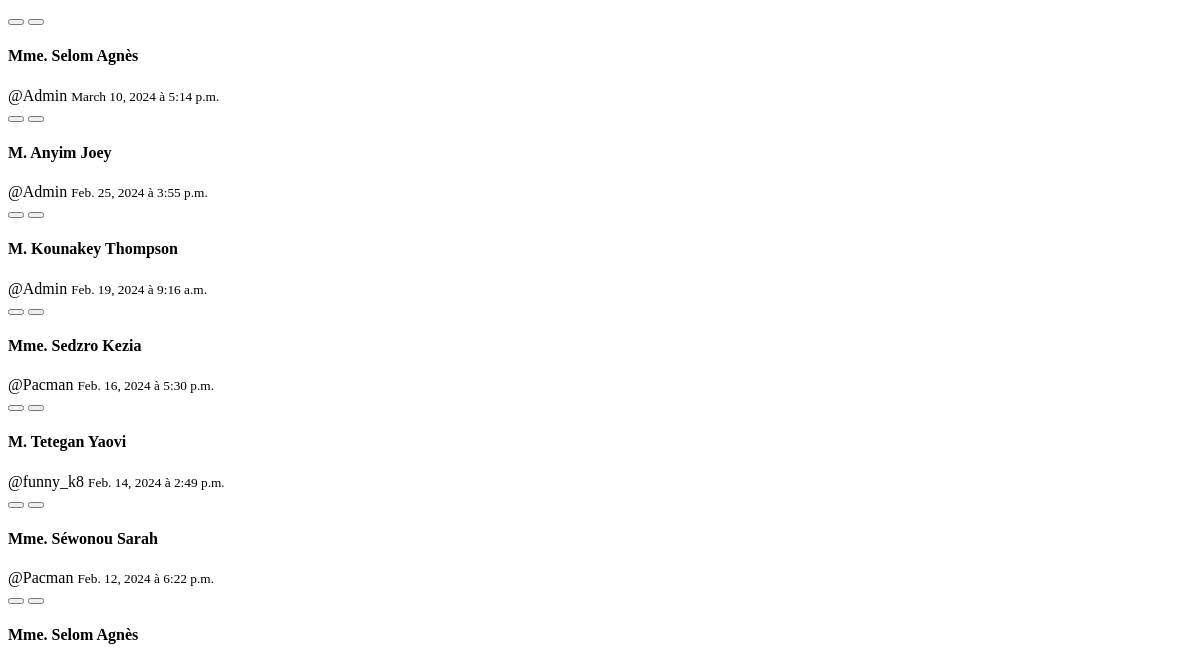
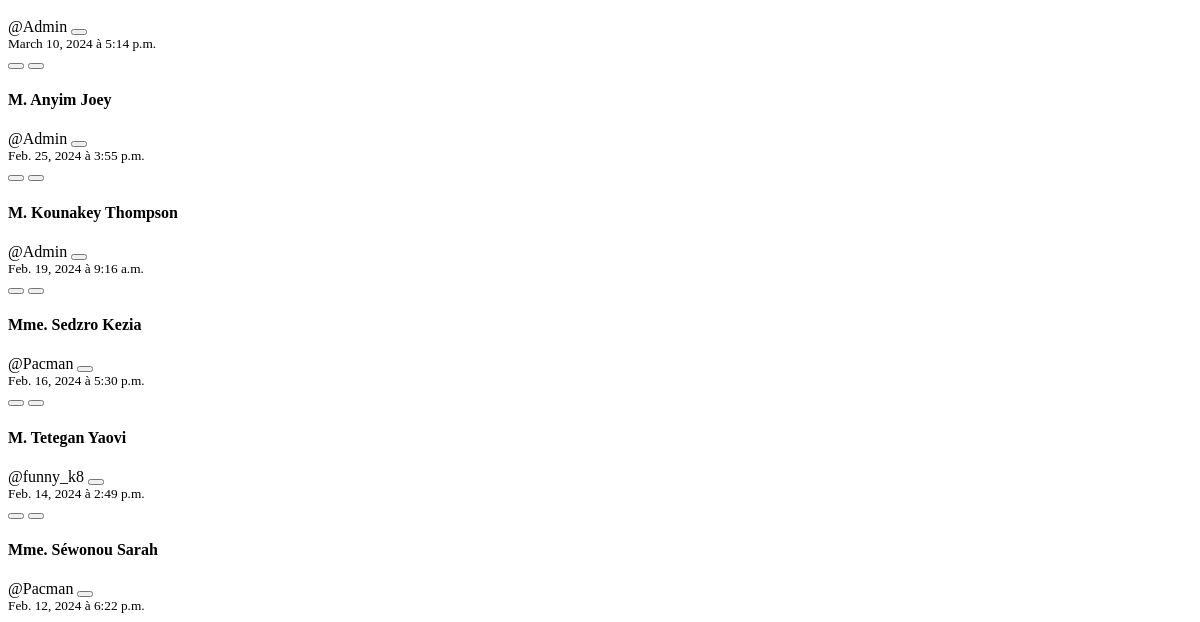
/visits/list/ (signed in), run on an earlier commit of the app's database (2 pictures, top to bottom).
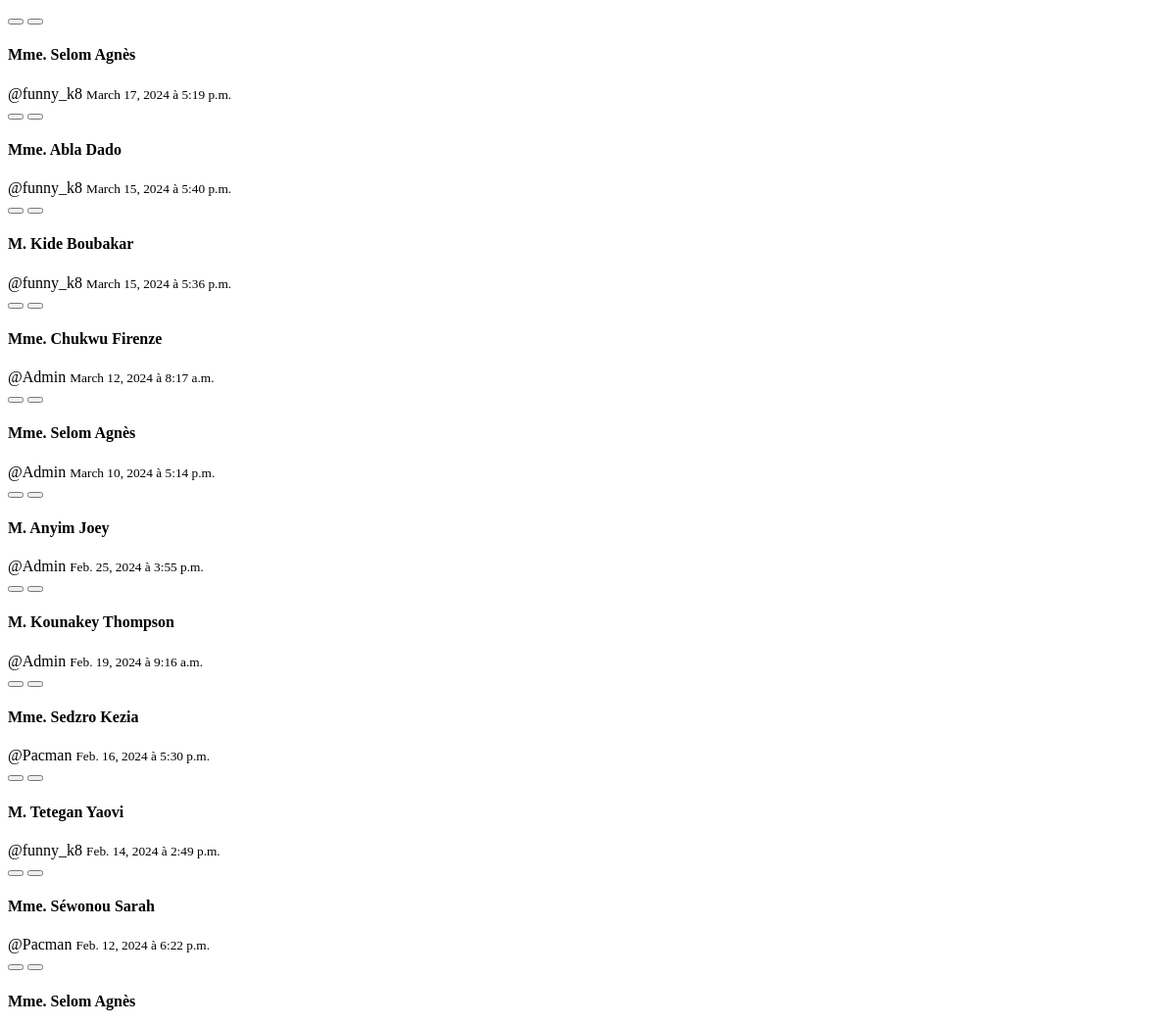
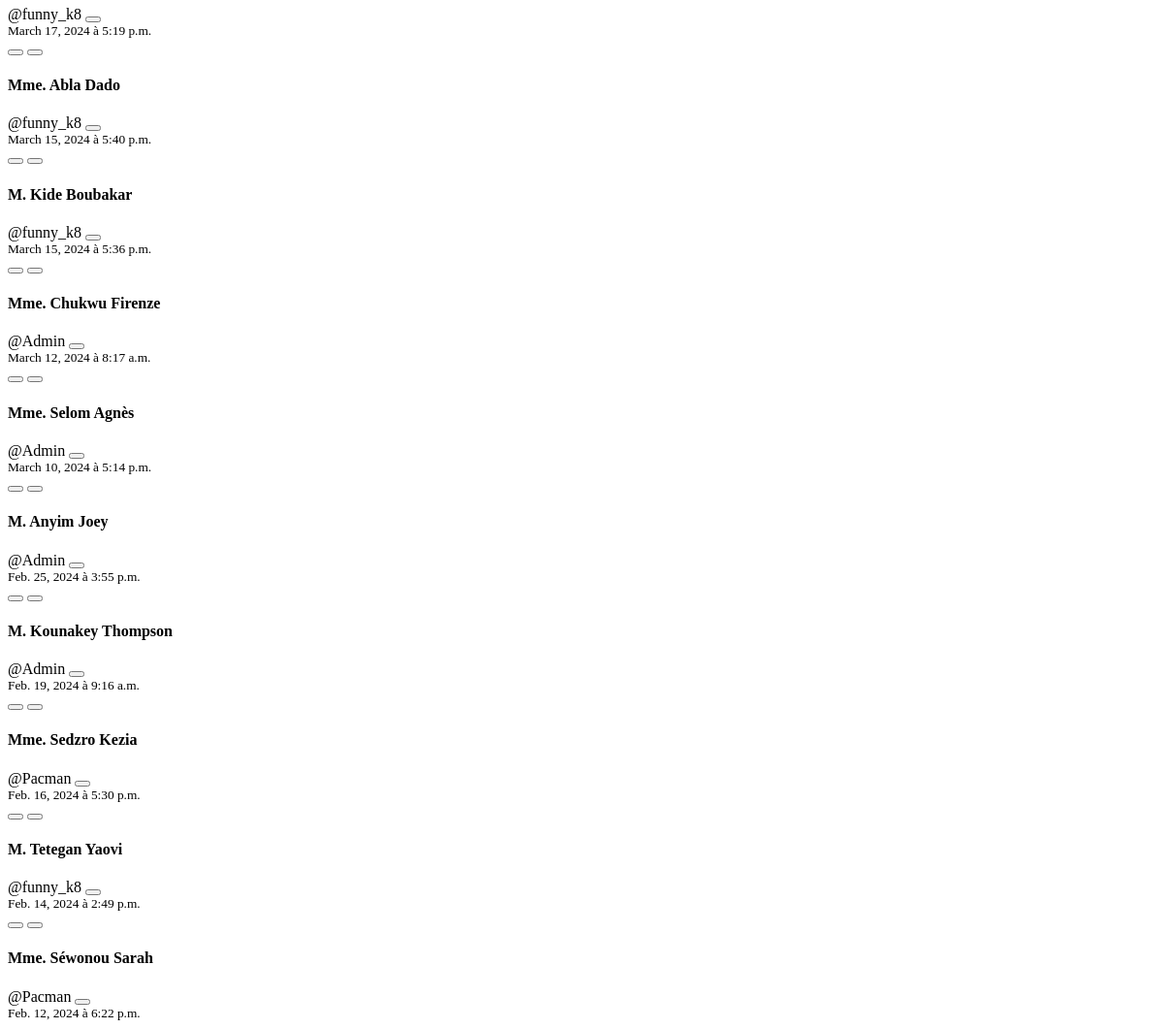
And on a later commit of the database (2 pictures, top to bottom).
### base/models.py (models this page shows, shortened)
class Visit(models.Model):
    host = models.ForeignKey(CustomUser, on_delete=models.CASCADE)
    first_name = models.CharField(max_length=255)
    last_name = models.CharField(max_length=255)
    sex = models.CharField(max_length=50, choices=genders)
    phone = models.CharField(max_length=255,blank=True, null=True)
    observations = models.TextField(blank=True, null=True)
    email = models.EmailField(max_length=255, null=True, blank=True)
    context = models.CharField(max_length=50, choices=visit_types)
    nationality = models.CharField(
        max_length=255, default='', null=True, blank=True)
    date = models.DateField(default=date.today)
    arrived_at = models.TimeField(default=timezone.now)
    accepted_at = models.TimeField(blank=True, null=True)
    departed_at = models.TimeField(null=True, blank=True)
    id_document = models.CharField(max_length=50,choices=id_types)
    id_number = models.CharField(max_length=50)
    is_accepted = models.BooleanField(default=False)
    is_rejected = models.BooleanField(default=False)
    is_missed = models.BooleanField(default=False)
    status = models.ForeignKey(Status, default=1, on_delete=models.CASCADE)
    signature = models.ImageField(upload_to='signatures/', null=True, blank=True)

### accounts/models.py (models this page shows, shortened)
class CustomUser(AbstractBaseUser, PermissionsMixin):
    email = models.EmailField(db_index=True, unique=True, max_length=255)
    username = models.CharField(
        max_length=255, unique=True, blank=True, null=True)
    first_name = models.CharField(max_length=255)
    last_name = models.CharField(max_length=255)
    address = models.CharField(max_length=255, blank=True, null=True)
    phone = PhoneNumberField(unique=True, blank=True, null=True)
    role = models.ForeignKey(
        Role, on_delete=models.CASCADE, blank=True, null=True,)
    image = models.ImageField(blank=True, null=True, upload_to='users')
    is_active = models.BooleanField(default=True)
    is_staff = models.BooleanField(default=False)
    is_superuser = models.BooleanField(default=False)
    objects = CustomUserManager()
    USERNAME_FIELD = 'email'
    REQUIRED_FIELDS = []

### base/views.py (the view)
# urls.py: path('visits/list/', visit_list, name='visit_list'),
@login_required(login_url='login')
def visit_list(req):
    user = req.user
    if user.role.sec_level >= 4:
        visits = Visit.objects.all().order_by('-date','-arrived_at')
    else:
        visits = Visit.objects.filter(host=user).order_by('-date','-arrived_at')
    context = {"visits" : visits}
    return render(req, 'base/partials/visit_list.html', context)

### base/utils.py (called while the page is built)
def h_encode(id):
    return hashids.encode(id)

    def to_url(self, value):
        return h_encode(value)

### base/templates/base/partials/visit_list.html
{% if not visits %}
<div
  class="p-4 flex-col justify-center items-center text-center text-black m-auto"
>
  <i class="fa-solid fa-folder-open text-purple-400 text-7xl"></i>
  <p
    class="mt-2 px-4 py-2 w-fit bg-purple-100 rounded-lg text-sm text-center mx-auto"
  >
    Aucune visite disponible
  </p>
</div>
{% else %}
<div class="hidden w-full md:grid grid grid-cols-1 gap-2">
  {% for obj in visits %}
  {% include 'base/components/visit_card.html' %}
  {% endfor %}
</div>
<div class="md:hidden w-full grid grid-cols-1 gap-2">
  {% for obj in visits %}
  {% include 'base/components/visit_card_alt.html' %}
  {% endfor %}
</div>
{% endif %}

### base/templates/base/components/visit_card.html (shortened to what this page needs)
{% load static %}
<div
  class="cursor-pointer hidden relative md:flex flex-col border bg-white focus:border-purple-950 hover:border-purple-400 hover:shadow-md w-full rounded-lg transition duration-300 ease-in-out"
>
  {% if user.role.sec_level >= 4 %}
  <div class="flex absolute top-0 right-0 text-gray-300 text-xs">
    <button
      onclick="hide_dialogs()"
      hx-target="#basic_dialog"
      hx-get="{% url 'edit_visit' obj.id %}"
      class="px-2 py-1 hover:bg-purple-300 border border-t-0 rounded-bl-md hover:text-black"
    >
    </button>
    <button
      hx-confirm="Voulez vous vraiment supprimer ceci?"
      class="px-2 py-1 hover:bg-red-300 border-b rounded-tr-md hover:text-black"
      hx-delete="{% url 'delete_visit' obj.id %}"
    >
    </button>
  </div>
  {% endif %}
  <article
  hx-get="{% url 'visit' obj.id %}"
  hx-target=".visit_details"
  hx-swap="innerHTML"
  class="p-4 md:text-sm lg:text-md flex flex-col justify-between">
    <h4 class="text-black font-bold">
      {% if obj.sex == 'male' %} M. {% else %} Mme. {% endif %}
      {{obj.last_name}} {{obj.first_name}}
    </h4>
    <span class="italic font-light">@{{obj.host.username}}</span>
    <small class="mb-4 lg:mb-0 text:xs lg:text-sm text-gray-400"
      >{{obj.date}} à {{obj.arrived_at}}</small
    >
  </article>
</div>

### base/templates/base/components/visit_card_alt.html (shortened to what this page needs)
{% load static %}
<div
  class="md:hidden relative md:flex flex-col border bg-white focus:border-purple-950 hover:border-purple-400 hover:shadow-md w-full rounded-lg transition duration-300 ease-in-out overflow-hidden"
>
  {% if user.role.sec_level >= 4 %}
  <div class="flex absolute top-0 right-0 text-gray-300 text-xs">
    <button
      hx-target="#basic_dialog"
      hx-get="{% url 'edit_visit' obj.id %}"
      class="px-2 py-1 hover:bg-purple-300 border border-t-0 rounded-bl-md hover:text-black"
    >
    </button>
    <button
      hx-confirm="Voulez vous vraiment supprimer ceci?"
      class="px-2 py-1 hover:bg-red-300 border-b rounded-tr-md hover:text-black"
      hx-delete="{% url 'delete_visit' obj.id %}"
    >
    </button>
  </div>
  {% endif %}
  <article class="p-4 md:text-sm lg:text-md flex flex-col justify-between">
    <h4 class="text-black font-bold">
      {% if obj.sex == 'male' %} M. {% else %} Mme. {% endif %}
      {{obj.last_name}} {{obj.first_name}}
    </h4>
    <div class="flex items-start justify-between">
      <span class="italic font-light">@{{obj.host.username}}</span>
      <button
        onclick="toggleAccordion('{{obj.id}}')"
        hx-get="{% url 'visit' obj.id %}"
        hx-target=".visit_details{{obj.id}}"
        class="px-3 py-1 bg-purple-50 hover:bg-purple-100 rounded-md hover:text-black"
      >
      </button>
    </div>
    <small class="mb-4 lg:mb-0 text:xs lg:text-sm text-gray-400"
      >{{obj.date}} à {{obj.arrived_at}}</small
    >
  </article>
</div>

What changed in the data, as far as the page shows it:
added Visit: sex "Mme.", last_name "Selom", first_name "Agnès", host.username "funny_k8", date "March 17, 2024", arrived_at "5:19 p.m."
added Visit: sex "Mme.", last_name "Abla", first_name "Dado", host.username "funny_k8", date "March 15, 2024", arrived_at "5:40 p.m."
added Visit: sex "M.", last_name "Kide", first_name "Boubakar", host.username "funny_k8", date "March 15, 2024", arrived_at "5:36 p.m."
added Visit: sex "Mme.", last_name "Chukwu", first_name "Firenze", host.username "Admin", date "March 12, 2024", arrived_at "8:17 a.m."
